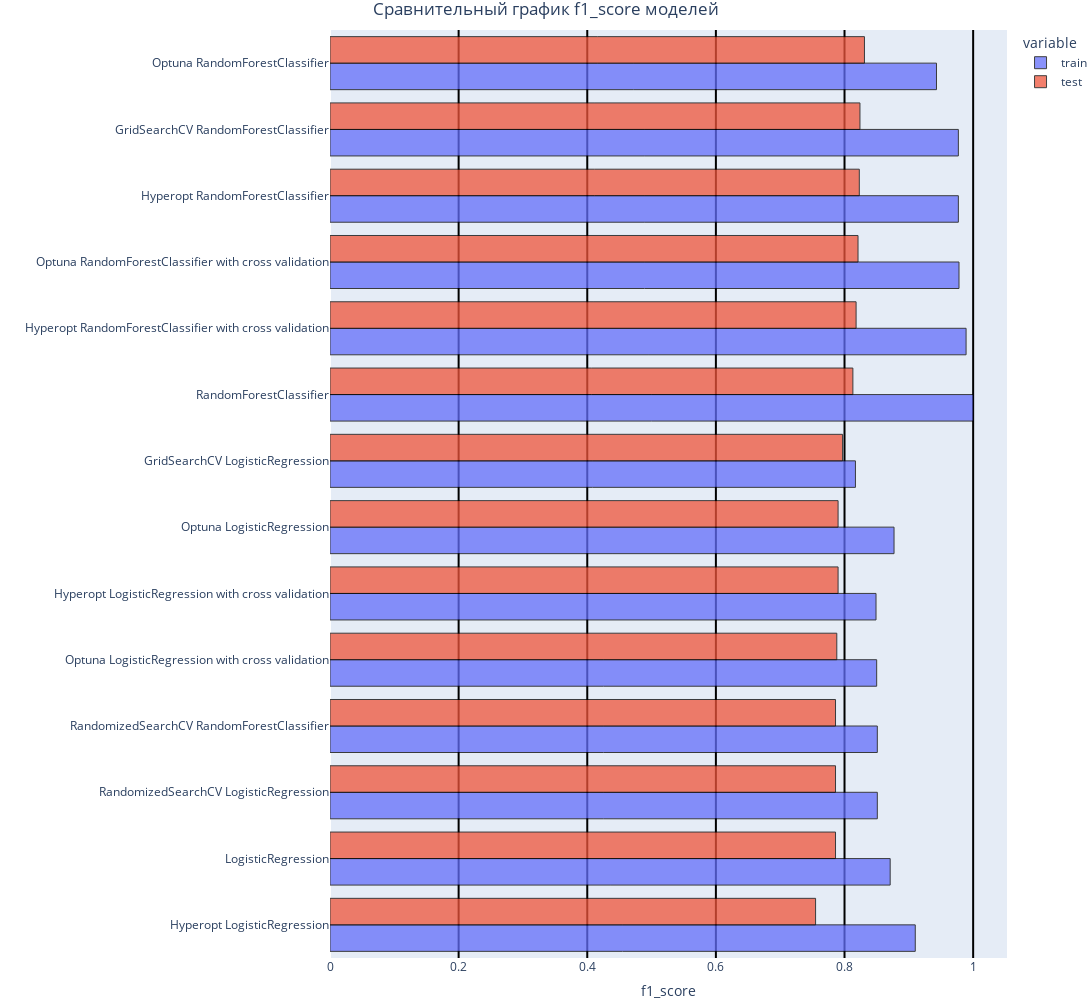

Notebook source saved alongside this figure:
### Code cell
#Отсортируем данные для лучшей наглядности
result_test = results_learn.sort_values(by='test')

# Построение графика
fig = px.bar(result_test,
             y='model_name',
             x=['train', 'test'],
             barmode='group',
             title = 'Сравнительный график f1_score моделей',
             width=1200,
             height=1000)

# Настройка осей графика:
fig.update_layout(
    title = dict(x = .5, xanchor = "center"),
    xaxis_title = "f1_score",
    yaxis_title="",
    margin=dict(l=0, r=0, t=30, b=0)
    )

# Настройка информации при наведении курсора:
fig.update_traces(
    hovertemplate="f1_score: %{x}", #Информация при наведении курсора на колонку
    marker_line_color='black',   # Цвет линии колонки
    marker_line_width=1.0,       # Толщина линии колонки
    opacity=0.75            # Прозрачность колонки
)

# Добавление сетки на график для улучшения визуального восприятия информации
fig.update_xaxes(showgrid=True, gridwidth=2, gridcolor='black')
# fig.update_yaxes(showgrid=True, gridwidth=2, gridcolor='black')

# Отображение графика
fig.show()

### Figure 1 — Plotly figure (JSON) as saved in the notebook; plotly's stock layout.template omitted (floating-point values rounded to 4 significant figures)
{"data": [{"alignmentgroup": "True", "hovertemplate": "f1_score: %{x}", "legendgroup": "train", "marker": {"color": "#636efa", "line": {"color": "black", "width": 1}, "pattern": {"shape": ""}}, "name": "train", "offsetgroup": "train", "opacity": 0.75, "orientation": "h", "showlegend": true, "textposition": "auto", "type": "bar", "x": [0.91, 0.871, 0.851, 0.851, 0.85, 0.849, 0.877, 0.817, 1, 0.989, 0.978, 0.977, 0.977, 0.943], "xaxis": "x", "y": ["Hyperopt LogisticRegression", "LogisticRegression", "RandomizedSearchCV LogisticRegression", "RandomizedSearchCV RandomForestClassifier", "Optuna LogisticRegression with cross validation", "Hyperopt LogisticRegression with cross validation", "Optuna LogisticRegression", "GridSearchCV LogisticRegression", "RandomForestClassifier", "Hyperopt RandomForestClassifier with cross validation", "Optuna RandomForestClassifier with cross validation", "Hyperopt RandomForestClassifier", "GridSearchCV RandomForestClassifier", "Optuna RandomForestClassifier"], "yaxis": "y"}, {"alignmentgroup": "True", "hovertemplate": "f1_score: %{x}", "legendgroup": "test", "marker": {"color": "#EF553B", "line": {"color": "black", "width": 1}, "pattern": {"shape": ""}}, "name": "test", "offsetgroup": "test", "opacity": 0.75, "orientation": "h", "showlegend": true, "textposition": "auto", "type": "bar", "x": [0.755, 0.786, 0.786, 0.786, 0.788, 0.79, 0.79, 0.797, 0.813, 0.818, 0.821, 0.823, 0.824, 0.831], "xaxis": "x", "y": ["Hyperopt LogisticRegression", "LogisticRegression", "RandomizedSearchCV LogisticRegression", "RandomizedSearchCV RandomForestClassifier", "Optuna LogisticRegression with cross validation", "Hyperopt LogisticRegression with cross validation", "Optuna LogisticRegression", "GridSearchCV LogisticRegression", "RandomForestClassifier", "Hyperopt RandomForestClassifier with cross validation", "Optuna RandomForestClassifier with cross validation", "Hyperopt RandomForestClassifier", "GridSearchCV RandomForestClassifier", "Optuna RandomForestClassifier"], "yaxis": "y"}], "layout": {"barmode": "group", "height": 1000, "legend": {"title": {"text": "variable"}, "tracegroupgap": 0}, "margin": {"b": 0, "l": 0, "r": 0, "t": 30}, "title": {"text": "Сравнительный график f1_score моделей", "x": 0.5, "xanchor": "center"}, "width": 1200, "xaxis": {"anchor": "y", "domain": [0, 1], "gridcolor": "black", "gridwidth": 2, "showgrid": true, "title": {"text": "f1_score"}}, "yaxis": {"anchor": "x", "domain": [0, 1], "title": {"text": ""}}}}
